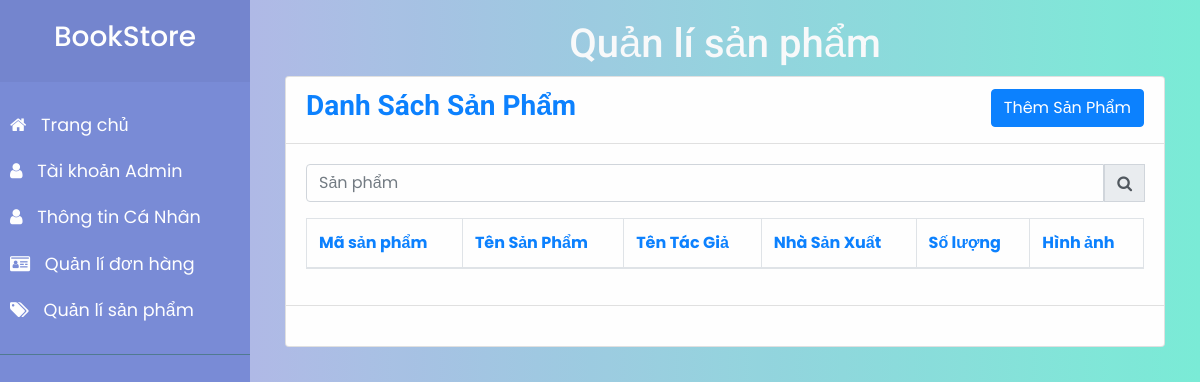
The page /Frontend/Admin/SanPhamAdmin.php on the database as committed earlier.
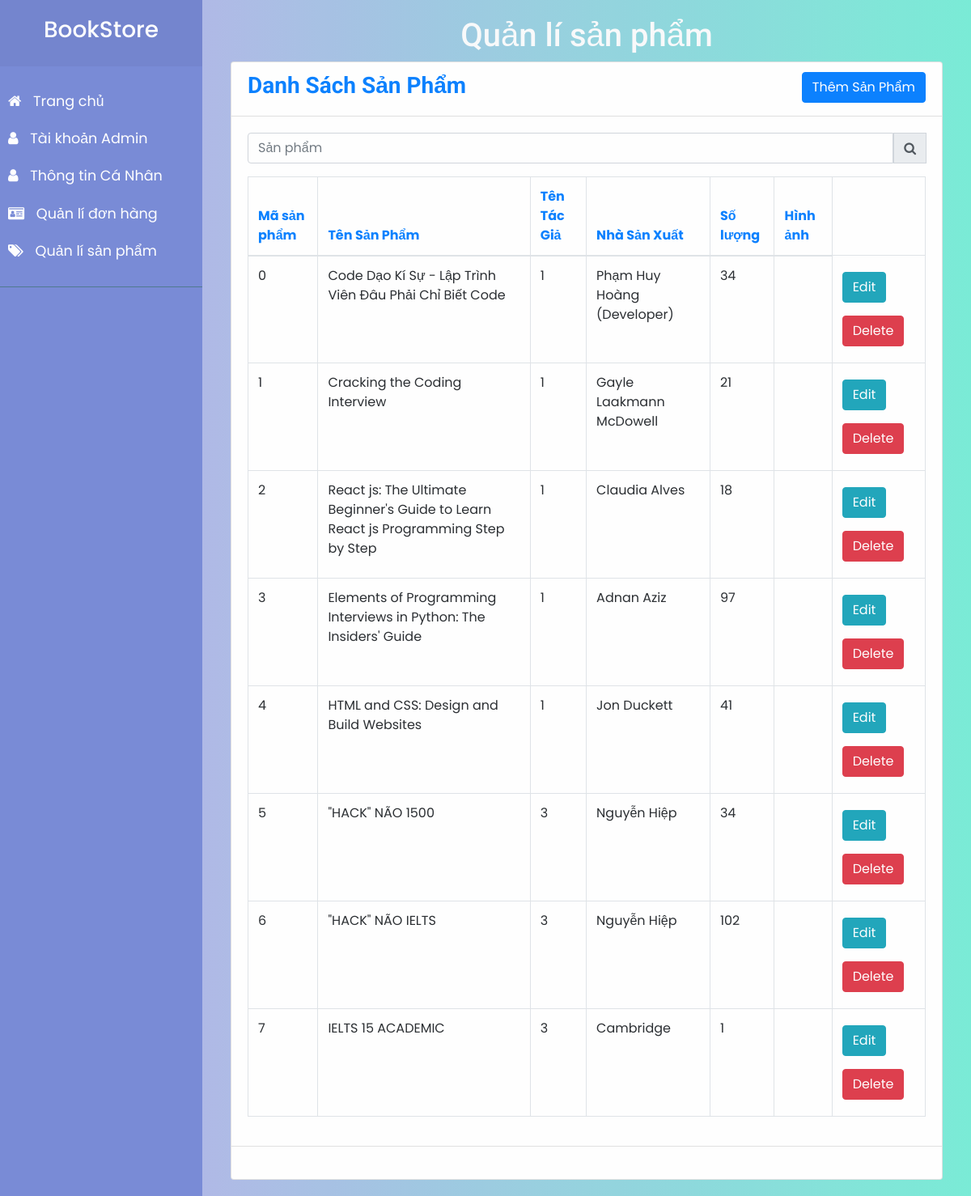
The same page on the database as committed later.
### tables this page shows
CREATE TABLE `sanpham` (
  `MaSP` varchar(255) NOT NULL,
  `TenSP` text NOT NULL,
  `MaLoaiSP` int(11) NOT NULL,
  `TacGia` text NOT NULL,
  `NXB` text NOT NULL,
  `DonGia` float NOT NULL,
  `MoTa` text NOT NULL,
  `SoLuong` int(11) NOT NULL,
  `SoTrang` int(11) NOT NULL,
  `TrongLuong` text NOT NULL,
  `KichThuoc` text NOT NULL,
  `LoaiBia` text NOT NULL,
  `TrangThai` time NOT NULL,
  `ImagePath` text NOT NULL
);

### Frontend/Admin/SanPhamAdmin.php (the view, shortened to what this page needs)
<!DOCTYPE html>
<html lang="en">
  <head>
    <link
      rel="stylesheet"
      href="https://cdnjs.cloudflare.com/ajax/libs/font-awesome/4.7.0/css/font-awesome.min.css"
    />
    <link rel="stylesheet" href="css/bootstrap.min.css" />
    <link rel="stylesheet" href="css/jquery-ui.min.css" />
    <link rel="stylesheet" href="css/modal.css" />
    <link rel="stylesheet" href="css/style4.css" />
    <link rel="stylesheet" type="text/css" href="css/main.css" />
  </head>
  <body>
    <div class="wrapper">
      <?php
        include("sidebar.php");
      ?>
      <div id="content">
        <h1 class="text-center text-title-Don text-light">Quản lí sản phẩm</h1>
        <div class="container-fluid">
          <div class="card">
            <div class="card-header myCardHeader">
              <div class="row">
                <div class="col-md-6">
                  <h3
                    class="
                      text-left text-primary text-title-Don
                      font-weight-bold
                    "
                  >
                    Danh Sách Sản Phẩm
                  </h3>
                </div>
                <div class="col-md-6 text-right">
                  <button
                    class="btn btn-primary"
                    id="btnThem"
                    data-toggle="modal"
                    data-target="#myModal"
                  >
                    Thêm Sản Phẩm
                  </button>
                </div>
              </div>
            </div>
            <div class="card-body">
              <div class="row mb-3">
                <div class="col">
                  <div class="input-group">
                    <input
                      type="text"
                      class="form-control"
                      placeholder="Sản phẩm"
                      id="searchName"
                    />
                    <div class="input-group-prepend">
                      <span class="input-group-text" id="btnTimNV"
                        ><i class="fa fa-search"></i
                      ></span>
                    </div>
                  </div>
                </div>
              </div>
              <table class="table table-bordered table-hover myTable">
                <thead class="text-primary">
                  <tr>
                    <th class="nowrap">
                      <span class="">Mã sản phẩm</span>
                    </th>
                    <th>Tên Sản Phẩm</th>
                    <th>Tên Tác Giả</th>
                    <th>Nhà Sản Xuất</th>
                    <th>Số lượng</th>
                    <th>Hình ảnh</th>
                  </tr>
                </thead>
                <tbody id="tableDonHang">
                  <?php
                      include('connect.php');
                      $lenh = "select * from sanpham";
                      $kq = mysqli_query($conn,$lenh);
                      while($row = mysqli_fetch_row($kq))
                      {
                        echo"
                        <tr key=$row[0] id='item'>
                            <td>$row[0]</td>
                            <td>$row[1]</td>
                            <td>$row[2]</td>
                            <td>$row[3]</td>
                            <td>$row[7]</td>
                            <td><img src=./images/$row[11] width='100px' alt=></td>
                            <td>
                            <a href='updatepro.php?edit=$row[0]'> <button class='my-2 btn btn-info' onclick='edit()'>Edit</button></a>
                              <a href='processPro.php?delete=$row[0]'><button class='my-2 btn btn-danger' onclick='xoa($row[1])' )'>Delete</button></a>
                            </td>
                        </tr>
                        ";
                      };
                  ?>
                </tbody>
              </table>
            </div>
            <div class="card-footer myCardFooter">
            </div>
          </div>
        </div>
      </div>
    </div>
  </body>
</html>

### Frontend/Admin/sidebar.php
<?php
    echo "
    <nav id='sidebar'>
    <div class='sidebar-header'>
      <a href='index.php'><h3 class='title-Book text-center'>BookStore</h3></a>
    </div>
    <ul class='list-unstyled components'>
      <li>
        <a href='index.php'>
          <i class='fa fa-home'></i>
          Trang chủ
        </a>
      </li>
      <li>
        <a href='AdminInfo.php'>
          <i class='fa fa-user'></i>
           Tài khoản Admin
        </a>
      </li>
      <li>
      <a href='UserInfo.php'>
        <i class='fa fa-user'></i>
        Thông tin Cá Nhân
      </a>
    </li>
      <li>
        <a href='Order.php'>
          <i class='fa fa-id-card'></i>
          Quản lí đơn hàng
        </a>
      </li>
      <li>
        <a href='SanPhamAdmin.php'>
          <i class='fa fa-tags'></i>
          Quản lí sản phẩm
        </a>
      </li>
    </ul>
    <ul>
      <li class='text-center text'></li>
    </ul>
  </nav>
    "
?>

### Frontend/Admin/css/modal.css (style rules this page uses)
* { padding: 0; margin: 0; box-sizing: border-box; }
body { background-image: linear-gradient(-225deg, #e3fdf5 0%, #ffe6fa 100%); background-image: linear-gradient(to top, #a8edea 0%, #fed6e3 100%); background-attachment: fixed; background-repeat: no-repeat; font-family: "Vibur", cursive; font-family: "Abel", sans-serif; opacity: 0.95; }

### Frontend/Admin/css/style4.css (style rules this page uses)
body { font-family: "Poppins", sans-serif; background: #fafafa; }
a, a:hover, a:focus { color: inherit; text-decoration: none; transition: all 0.3s; }
i, span { display: inline-block; }
.wrapper { display: flex; align-items: stretch; }
#sidebar { min-width: 250px; max-width: 250px; background: #7386d5; color: #fff; transition: all 0.3s; }
#sidebar ul li a { text-align: left; }
#sidebar .sidebar-header { padding: 20px; background: #6d7fcc; }
#sidebar ul.components { padding: 20px 0; border-bottom: 1px solid #47748b; }
#sidebar ul li a { padding: 10px; font-size: 1.1em; display: block; }
#sidebar ul li a i { margin-right: 10px; }
#content { padding: 20px; min-height: 100vh; transition: all 0.3s; }

### Frontend/Admin/css/main.css (style rules this page uses)
.text-title-Don { font-family: "Roboto", sans-serif; }
#content { width: 100%; background: #74ebd5; background: -webkit-linear-gradient( to right, #acb6e5, #74ebd5 ); background: linear-gradient( to right, #acb6e5, #74ebd5 ); }
.myCardHeader, .myCardFooter { background-color: transparent; }

Rows that differ between the two databases and show on the page:
added sanpham: MaSP "0", TenSP "Code Dạo Kí Sự - Lập Trình Viên Đâu Phải Chỉ Biết Code", MaLoaiSP "1", TacGia "Phạm Huy Hoàng (Developer)", SoLuong "34"
added sanpham: MaSP "1", TenSP "Cracking the Coding Interview", MaLoaiSP "1", TacGia "Gayle Laakmann McDowell", SoLuong "21"
added sanpham: MaSP "2", TenSP "React js: The Ultimate Beginner's Guide to Learn React js Programming Step by Step", MaLoaiSP "1", TacGia "Claudia Alves", SoLuong "18"
added sanpham: MaSP "3", TenSP "Elements of Programming Interviews in Python: The Insiders' Guide", MaLoaiSP "1", TacGia "Adnan Aziz", SoLuong "97"
added sanpham: MaSP "4", TenSP "HTML and CSS: Design and Build Websites", MaLoaiSP "1", TacGia "Jon Duckett", SoLuong "41"
added sanpham: MaSP "5", TenSP "\"HACK\" NÃO 1500", MaLoaiSP "3", TacGia "Nguyễn Hiệp", SoLuong "34"
added sanpham: MaSP "6", TenSP "\"HACK\" NÃO IELTS", MaLoaiSP "3", TacGia "Nguyễn Hiệp", SoLuong "102"
added sanpham: MaSP "7", TenSP "IELTS 15 ACADEMIC", MaLoaiSP "3", TacGia "Cambridge", SoLuong "1"
